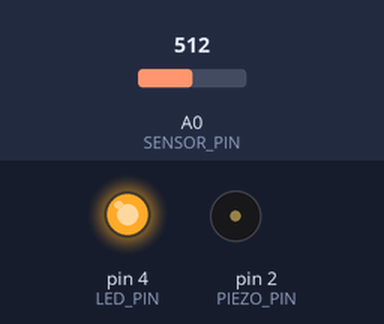
Simulated run of this sketch. Board: Arduino Uno, built with avr-gcc and run on an emulated ATmega328P. Parts: output pins drawn as LEDs (lit = HIGH), buzzer (waves = sounding). The test bench sets the inputs (shaded band); at power-on: A0 (SENSOR_PIN) = 512.

Above: at 0.1 s.
At 5.1 s:
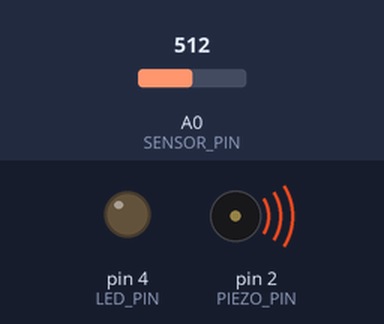
Timing chart, 0 to 6.6 s (numbered marks = the images above):
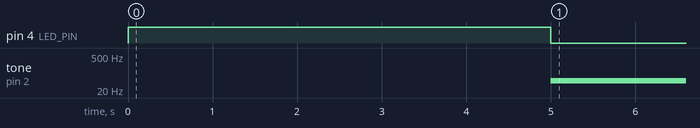

Measured:
- by itself, tone on pin 2 (PIEZO_PIN): silent → 49 Hz at 5.0 s

The sketch:

light_theremin.ino
```cpp
// Required hardware I/O connections
const byte SENSOR_PIN = A0; // connect photocell to A0
const byte PIEZO_PIN = 2;   // connect buzzer to 2
const byte LED_PIN = 4;     // connect LED to 4

// Global variables
unsigned int sensor_val;
unsigned int sensor_high = 0;   // initial min of the photocell
unsigned int sensor_low = 1023; // initial max of the photocell

void setup() {
    pinMode(PIEZO_PIN, OUTPUT);
    pinMode(LED_PIN, OUTPUT);
    // calibrate the photocell for 5 seconds - red light turned on
    digitalWrite(LED_PIN, HIGH);

    while (millis() < 5000) {
        sensor_val = analogRead(SENSOR_PIN);

        if (sensor_val > sensor_high) {
            sensor_high = sensor_val; // set new max value
        }

        if (sensor_val < sensor_low) {
            sensor_low = sensor_val; // set new min value
        }
    }
    // calibration completed - red light turned off
    digitalWrite(LED_PIN, LOW);
}

void loop() {
    sensor_val = analogRead(SENSOR_PIN);
    // determine the pitch of the piezo
    unsigned int pitch = map(sensor_val, sensor_low, sensor_high, 50, 4000);
    // play the piezo with the pitch for 20 milliseconds
    tone(PIEZO_PIN, pitch, 20);
    // wait 10ms for the sensor to stabilize
    delay(10);
}
```
